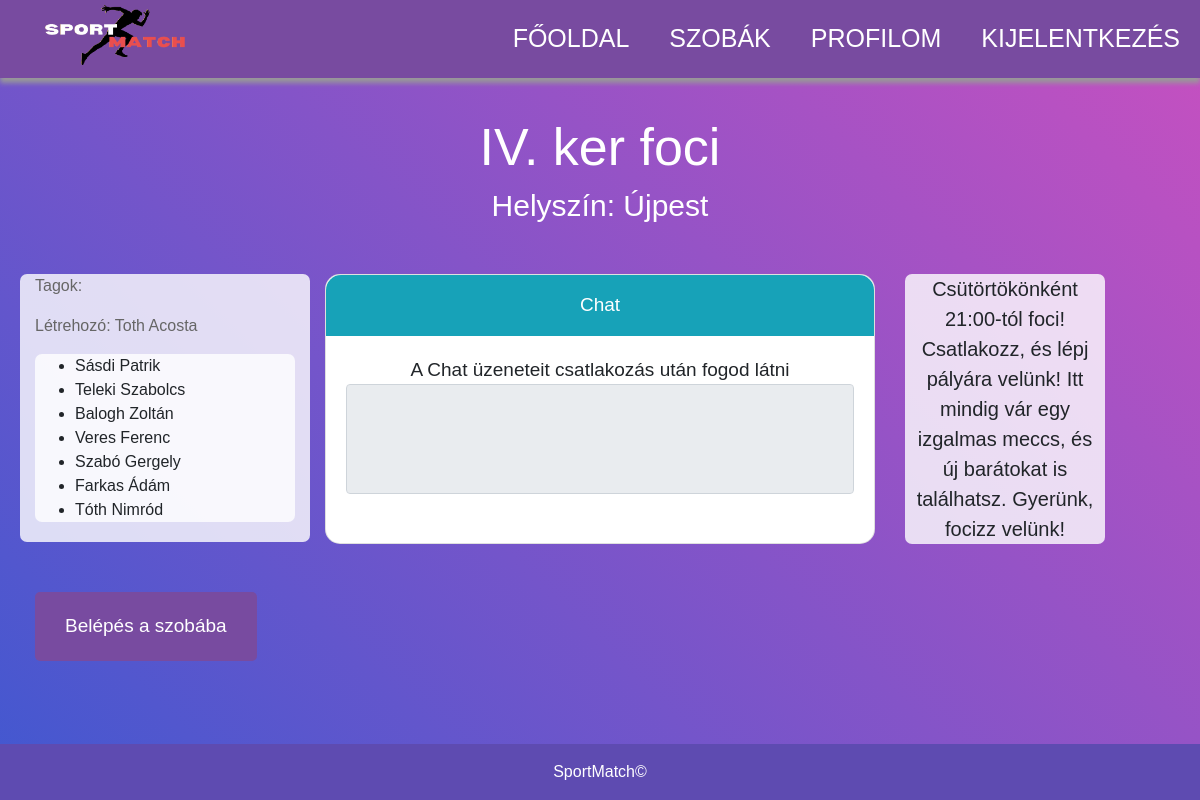
The app's page /room.php?roomid=1 with its own data.
### tables this page shows
CREATE TABLE `rooms` (
  `id` int(11) NOT NULL,
  `name` varchar(100) NOT NULL,
  `type` varchar(100) NOT NULL,
  `hely` varchar(100) NOT NULL,
  `sport` varchar(100) NOT NULL,
  `creator` varchar(100) NOT NULL,
  `description` varchar(1000) NOT NULL
);

CREATE TABLE `users` (
  `id` int(11) NOT NULL,
  `lastname` varchar(100) NOT NULL,
  `firstname` varchar(100) NOT NULL,
  `nem` varchar(100) NOT NULL,
  `password` varchar(100) NOT NULL,
  `email` varchar(100) NOT NULL,
  `age` int(11) NOT NULL,
  `city` varchar(100) NOT NULL,
  `sport1` varchar(100) NOT NULL,
  `sport2` varchar(100) NOT NULL,
  `sport3` varchar(100) NOT NULL
);

### room.php (the view, shortened to what this page needs)
<!DOCTYPE html>
<html lang="hu">
<head>
    <link rel="stylesheet" href="https://maxcdn.bootstrapcdn.com/bootstrap/4.0.0/css/bootstrap.min.css">
    <link rel="stylesheet" href="assets/css/room-style.css">
</head>
<body>
    <nav id="nav-box">
        <ul class="menu_ul">
            <li class="menu_li"><img class="menu-left" src="imgs/kepppp.png" alt="logo" width="150" height="70"></li>
            <li class="menu_li"><a href="logout.php?logout=1" class="menu-right">Kijelentkezés</a></li>
            <li class="menu_li"><a href="profil.php?userid=<?= $_COOKIE['felhasznalonev'] ?>" class="menu-right">Profilom</a></li>
            <li class="menu_li"><a href="rooms.php?userid=<?= $_COOKIE['felhasznalonev'] ?>" class="menu-right">Szobák</a></li>
            <li class="menu_li"><a href="index.php?userid=<?= $_COOKIE["felhasznalonev"] ?>" class="menu-right">Főoldal</a></li>
        </ul>
    </nav><br><br><br><br>
    <div class="container">
    <?php
    require "config.php";
    if (isset($_GET['roomid'])) {
        $roomid = $_GET['roomid'];
        $lekerdezes_szoba = "SELECT * FROM rooms WHERE id = $roomid";
        $talalt_szoba = $conn->query($lekerdezes_szoba);
        if ($talalt_szoba->num_rows > 0) {
            $szoba = $talalt_szoba->fetch_assoc();
            echo "<h1>{$szoba['name']}</h1>";
            echo "<h2>Helyszín: {$szoba['hely']}</h2>";
            $creator_email = $szoba['creator'];
            $lekerdezes_creator = "SELECT * FROM users WHERE email = '$creator_email'";
            $talalt_creator = $conn->query($lekerdezes_creator);
            if ($talalt_creator->num_rows > 0) {
                $creator = $talalt_creator->fetch_assoc();
                echo "<div class='row'>";
                echo "<div class='col-md-3 tagok'>";
                echo "<p>Tagok:</p>";
                echo "<p>Létrehozó: <a href='profile.php?userid={$creator['id']}'>{$creator['lastname']} {$creator['firstname']}</a></p>";
                $user_email = $_COOKIE["email"];
                $is_in_room_query = "SELECT * FROM users_in_room WHERE user_id = (SELECT id FROM users WHERE email = '$user_email') AND room_id = '$roomid'";
                $is_in_room_result = $conn->query($is_in_room_query);
                if ($szoba['type'] === 'Privát' && $is_in_room_result->num_rows === 0 && $szoba['creator'] != $user_email) {
                    echo "<div class='tagok'>";
                    echo "<ul>";
                    echo "Ez a szoba privát!<br>Csak csatlakozás után láthatod a tagokat.";
                    echo "</ul>";
                    echo "</div>";
                    echo "</div>";
                } else {
                    $lekerdezes_felhasznalok = "
                    SELECT u.id, u.firstname, u.lastname
                    FROM users_in_room uir
                    JOIN users u ON uir.user_id = u.id
                    WHERE uir.room_id = $roomid";
                    $talalt_felhasznalok = $conn->query($lekerdezes_felhasznalok);
                    if ($talalt_felhasznalok->num_rows > 0) {
                        echo "<div class='tagok'>";
                        echo "<ul>";
                        while ($felhasznalo = $talalt_felhasznalok->fetch_assoc()) {
                            echo "<li><a href='profile.php?userid={$felhasznalo['id']}'>{$felhasznalo['lastname']} {$felhasznalo['firstname']}</a></li>";
                        }
                        echo "</ul>";
                        echo "</div>";
                        echo "</div>";
                    } else {
                        echo "<p>Nincsenek csatlakozott tagok.</p>";
                        echo "</div>";
                    }
                }
            }
        } else {
            echo "Nincs ilyen szoba!";
        }
    } else {
        echo "Hibás vagy hiányzó paraméter az URL-ben!";
    }
    ?>
<div class="col-md-6 chat">
            <div class="chat">
                <div class="card" id="chat1" style="border-radius: 15px;">
                    <div class="card-header d-flex justify-content-between align-items-center p-3 bg-info text-white border-bottom-0" style="border-top-left-radius: 15px; border-top-right-radius: 15px;">
                        <p class="mb-0 fw-bold" style="color: white">Chat</p>
                    </div>
                    <div class="card-body">
                    <?php
                        $query = "SELECT rm.*, u.lastname, u.firstname FROM room_messages rm
                                LEFT JOIN users u ON rm.sender_id = u.id
                                WHERE room_id = $roomid ORDER BY timestamp ASC";
                        $result = $conn->query($query);
                        $user_email = $_COOKIE["email"];
                        $is_creator_query = "SELECT creator FROM rooms WHERE id = $roomid AND creator = '$user_email'";
                        $is_creator_result = $conn->query($is_creator_query);
                        $is_in_room_query = "SELECT * FROM users_in_room WHERE user_id = (SELECT id FROM users WHERE email = '$user_email') AND room_id = '$roomid'";
                        $is_in_room_result = $conn->query($is_in_room_query);
                        if ($is_creator_result->num_rows > 0 || $is_in_room_result->num_rows > 0) {
                        echo '<ul id="messageList">';
                        if ($result->num_rows > 0) {
                            while ($row = $result->fetch_assoc()) {
                                $isCurrentUser = ($row['sender_id'] == $_COOKIE['felhasznalonev']);
                                echo "<div class='d-flex flex-row justify-content-" . ($isCurrentUser ? 'start' : 'end') . " mb-4'>";
                                echo "<div class='p-3 " . ($isCurrentUser ? 'ms-3' : 'me-3') . " border' style='border-radius: 15px; background-color: " . ($isCurrentUser ? 'rgba(57, 192, 237,.2)' : '#fbfbfb') . ";'>";
                                echo "<p class='small mb-0'><strong>{$row['firstname']} {$row['lastname']}:</strong> {$row['content']}</p>";
                                echo "</div>";
                                echo "</div>";
                            }
                        } else {
                            echo "Nincsenek üzenetek";
                        }
                        echo '</ul>';
                        echo '<div class="form-outline">
                                <textarea class="form-control" id="messageInput" rows="4"></textarea>
                                <label class="form-label" for="messageInput"></label>
                            </div>
                            <button type="button" onclick="sendMessage()">Küldés</button>';
                        } else {
                            echo "A Chat üzeneteit csatlakozás után fogod látni";
                            echo '<div class="form-outline">
                                    <textarea class="form-control" id="messageInput" rows="4" disabled></textarea>
                                    <label class="form-label" for="messageInput"></label>
                                </div>';
                        }
                        ?>
                    </div>
                </div>
            </div>
        </div>
        <div class="col-md-3 info">
            <div class="informacio">
                <?php
                if ($szoba['creator'] === $user_email) {
                    echo "<p>Szoba leírása:<br><br> {$szoba['description']}</p>";
                    echo "<form method='post' action='room.php?roomid={$szoba['id']}'>";
                    echo "<textarea name='description' placeholder='Leírás'></textarea>";
                    echo "<input type='hidden' name='room_id' value='{$szoba['id']}'>";
                    echo "<button type='submit' class='descbtn' name='save_description'>Mentés</button>";
                    echo "</form>";
                } else {
                    echo "$szoba[description]";
                }
                ?>
            </div>
        </div>
</div>
<div class="gomb">
    <form method="post" action="room.php?roomid=<?= $roomid; ?>">
        <?php
        $user_email = $_COOKIE["email"];
        $is_in_room_query = "SELECT * FROM users_in_room WHERE user_id = (SELECT id FROM users WHERE email = '$user_email') AND room_id = '$roomid'";
        $is_in_room_result = $conn->query($is_in_room_query);
        $lekerdezes_csatlakozottak_szama = "SELECT COUNT(*) as count FROM users_in_room WHERE room_id = $roomid";
        $talalt_csatlakozottak_szama = $conn->query($lekerdezes_csatlakozottak_szama);
        if ($talalt_csatlakozottak_szama->num_rows > 0) {
            $csatlakozottak_szama = $talalt_csatlakozottak_szama->fetch_assoc()['count'];
            if ($csatlakozottak_szama <= 30) {
                if ($szoba['creator'] !== $user_email) {
						if ($is_in_room_result->num_rows > 0) {
							echo '
							<form method="post" action="room.php?roomid=' . $szoba['id'] . '">
								<input type="hidden" name="room_id" value="' . $szoba['id'] . '">
								<button type="submit" class="bekibtn" name="leave_room" value="true">Kilépés a szobából</button>
							</form>';
						}else{
						$is_pending_or_accepted_query = "SELECT COUNT(*) as count FROM room_requests WHERE user_email = '$user_email' AND room_id = $roomid AND (status = 'pending')";
						$is_pending_or_accepted_result = $conn->query($is_pending_or_accepted_query);
						$pending_or_accepted_count = $is_pending_or_accepted_result->fetch_assoc()['count'];
						if ($pending_or_accepted_count <= 0) {
							echo '<button type="submit" class="bekibtn" name="join_room">Belépés a szobába</button>';
						}
					}
                }
            } else {
                echo '<p>A szoba már tele van, nem tudsz csatlakozni.</p>';
            }
        }
        ?>
    </form>
</div>
<br><br><br>
</div>
    <div class="footer"><span>SportMatch©</span></div>
</body>
</html>

### assets/css/room-style.css (style rules this page uses)
:root { --text-primary: #333; --text-match-button: #00B6FF; --button-color-primary: #00B6FF; --shadow: #999; --scrollbar-track: #dedede; --scrollbar-hover: #009FDF; --content-width: 1200px; }
html { min-height: 100vh !important; margin: 0px; padding: 0px; }
body { font-family: Arial, sans-serif; margin: 20px; background: linear-gradient(-135deg, #c850c0, #4158d0); }
h1 { text-align: center; font-size: 40px; margin-top: 0; margin-bottom: 10px; color: white; font-size: 52px; }
h2 { color: white; text-align: center; font-size: 22px; margin-top: 0; margin-bottom: 50px; font-size: 30px; }
p { color: #666; }
a { color: inherit; text-decoration: inherit; }
.tagok { background-color: rgba(255, 255, 255, 0.8); border-radius: 7px; }
.informacio { word-wrap: break-word; background-color: rgba(255, 255, 255, 0.8); border-radius: 7px; font-size: 20px; padding-left: 10px; padding-right: 10px; width: 200px; text-align: center; }
.form-control { resize: none; }
form { margin-top: 20px; }
button { background-color: #784ba0; color: white; padding: 10px 20px; border: none; border-radius: 5px; cursor: pointer; }
.bekibtn { background-color: #784ba0; color: white; padding: 20px 30px; margin: 10px auto; font-size: 19px; border: none; border-radius: 5px; cursor: pointer; }
.container { max-width: 1400px; height: 100%; margin: 0 auto; border-radius: 10px; }
.tagok { margin-bottom: 20px; }
.chat { text-align: center; flex-grow: 1; font-size: 19px; }
.gomb { clear: both; padding-left: 0; padding-bottom: 0; }
nav { position: fixed; top: 0; left: 0; width: 100%; z-index: 1000; background: #784ba0; box-shadow: 0px 5px 5px var(--shadow); }
nav ul { max-width: var(--content-width); margin: 0px auto; list-style-type: none; }
nav ul li a { font-size: 25px; text-transform: uppercase; text-decoration: none; color: #fff; padding: 20px; }
nav ul li .menu-left { float: left; padding: 5px; }
nav li .menu-right { float: right; }
.footer { width: 100%; position: fixed; bottom: 0; left: 0; padding: 1rem; background: #5E4BB1; color: white; font-weight: 500; display: flex; justify-content: center; align-items: center; gap: 0.2rem; }

### records on screen
rooms: name "IV. ker foci", hely "Újpest", description "Csütörtökönként 21:00-tól foci! Csatlakozz, és lépj pályára velünk! Itt mindig vár egy izgalmas meccs, és új barátokat is találhatsz. Gyerünk, focizz velünk!"
users: lastname "Toth", firstname "Acosta"
users: lastname "Sásdi", firstname "Patrik"
users: lastname "Teleki", firstname "Szabolcs"
users: lastname "Balogh", firstname "Zoltán"
users: lastname "Veres", firstname "Ferenc"
users: lastname "Szabó", firstname "Gergely"
users: lastname "Farkas", firstname "Ádám"
users: lastname "Tóth", firstname "Nimród"
